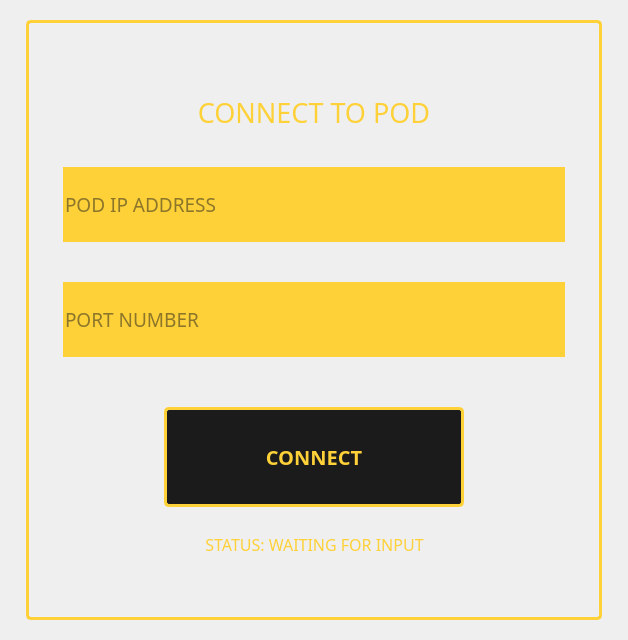
         <widget class="QWidget" name="page3">
          <layout class="QGridLayout" name="gridLayout">
           <item row="0" column="0">
            <widget class="QWidget" name="central_placeholder" native="true">
             <property name="styleSheet">
              <string notr="true"/>
             </property>
             <layout class="QHBoxLayout" name="horizontalLayout">
              <item>
               <widget class="QWidget" name="placeholder1" native="true"/>
              </item>
              <item alignment="Qt::AlignVCenter">
               <widget class="QFrame" name="buttons">
                <property name="minimumSize">
                 <size>
                  <width>0</width>
                  <height>600</height>
                 </size>
                </property>
                <property name="maximumSize">
                 <size>
                  <width>16777215</width>
                  <height>600</height>
                 </size>
                </property>
                <property name="font">
                 <font>
                  <pointsize>16</pointsize>
                 </font>
                </property>
                <property name="styleSheet">
                 <string notr="true">

QFrame#buttons {
   
border : 3px solid #fed138;
border-radius : 5px;
font-size : 16pt;

width: 500px;
    
}

QFrame#buttons QLineEdit{
font-size: 16pt;
}</string>
                </property>
                <property name="frameShape">
                 <enum>QFrame::StyledPanel</enum>
                </property>
                <property name="frameShadow">
                 <enum>QFrame::Raised</enum>
                </property>
                <layout class="QHBoxLayout" name="horizontalLayout_2">
                 <item alignment="Qt::AlignVCenter">
                  <widget class="QWidget" name="connection" native="true">
                   <property name="minimumSize">
                    <size>
                     <width>0</width>
                     <height>500</height>
                    </size>
                   </property>
                   <property name="maximumSize">
                    <size>
                     <width>16777215</width>
                     <height>500</height>
                    </size>
                   </property>
                   <property name="styleSheet">
                    <string notr="true">QLineEdit{

background-color: #fed138;
font-family : &quot;Proxima Nova Rg&quot;;
color : #1b1b1b;
font-size : 14pt;
min-width: 500px;





}</string>
                   </property>
                   <layout class="QGridLayout" name="gridLayout_3" rowstretch="0,0,0,0,0,0,0,0,0">
                    <property name="leftMargin">
                     <number>25</number>
                    </property>
                    <property name="rightMargin">
                     <number>25</number>
                    </property>
                    <property name="verticalSpacing">
                     <number>20</number>
                    </property>
                    <item row="1" column="0" rowspan="2" colspan="3" alignment="Qt::AlignVCenter">
                     <widget class="QLabel" name="title">
                      <property name="sizePolicy">
                       <sizepolicy hsizetype="Preferred" vsizetype="Fixed">
                        <horstretch>0</horstretch>
                        <verstretch>0</verstretch>
                       </sizepolicy>
                      </property>
                      <property name="font">
                       <font>
                        <family>Proxima Nova Alt Rg</family>
                        <pointsize>20</pointsize>
                       </font>
                      </property>
                      <property name="styleSheet">
                       <string notr="true">color : #fed138</string>
                      </property>
                      <property name="text">
                       <string>CONNECT TO POD</string>
                      </property>
                      <property name="alignment">
                       <set>Qt::AlignCenter</set>
                      </property>
                     </widget>
                    </item>
                    <item row="4" column="0">
                     <spacer name="verticalSpacer_2">
                      <property name="orientation">
                       <enum>Qt::Vertical</enum>
                      </property>
                      <property name="sizeType">
                       <enum>QSizePolicy::Fixed</enum>
                      </property>
                      <property name="sizeHint" stdset="0">
                       <size>
                        <width>20</width>
                        <height>20</height>
                       </size>
                      </property>
                     </spacer>
                    </item>
                    <item row="5" column="0" colspan="3" alignment="Qt::AlignHCenter">
                     <widget class="QLineEdit" name="port">
                      <property name="sizePolicy">
                       <sizepolicy hsizetype="Ignored" vsizetype="Fixed">
                        <horstretch>0</horstretch>
                        <verstretch>0</verstretch>
                       </sizepolicy>
                      </property>
                      <property name="minimumSize">
                       <size>
                        <width>502</width>
                        <height>75</height>
                       </size>
                      </property>
                      <property name="maximumSize">
                       <size>
                        <width>16777215</width>
                        <height>16777215</height>
                       </size>
                      </property>
                      <property name="font">
                       <font>
                        <family>Proxima Nova Rg</family>
                        <pointsize>14</pointsize>
                       </font>
                      </property>
                      <property name="styleSheet">
                       <string notr="true"/>
                      </property>
                      <property name="inputMask">
                       <string/>
                      </property>
                      <property name="text">
                       <string/>
                      </property>
                      <property name="frame">
                       <bool>false</bool>
                      </property>
                      <property name="placeholderText">
                       <string>PORT NUMBER</string>
                      </property>
                     </widget>
                    </item>
                    <item row="7" column="0" colspan="3" alignment="Qt::AlignHCenter|Qt::AlignBottom">
                     <widget class="QPushButton" name="connect_button">
                      <property name="minimumSize">
                       <size>
                        <width>300</width>
                        <height>100</height>
                       </size>
                      </property>
                      <property name="maximumSize">
                       <size>
                        <width>300</width>
                        <height>100</height>
                       </size>
                      </property>
                      <property name="font">
                       <font>
                        <family>Proxima Nova Rg</family>
                        <pointsize>15</pointsize>
                        <weight>75</weight>
                        <italic>false</italic>
                        <bold>true</bold>
                       </font>
                      </property>
                      <property name="styleSheet">
                       <string notr="true">QPushButton#connect_button {
    color : #fed138;

background-color : #1b1b1b;

border : 3px solid #fed138;

border-radius : 5px;

font : 	bold 
 }

QPushButton#connect_button:hover {


background-color : #202020;

 }

QPushButton#connect_button:pressed {

background-color : #151515;

 }


</string>
                      </property>
                      <property name="text">
                       <string>CONNECT</string>
                      </property>
                     </widget>
                    </item>
                    <item row="3" column="0" colspan="3" alignment="Qt::AlignHCenter">
                     <widget class="QLineEdit" name="ip_adress">
                      <property name="sizePolicy">
                       <sizepolicy hsizetype="Ignored" vsizetype="Fixed">
                        <horstretch>0</horstretch>
                        <verstretch>0</verstretch>
                       </sizepolicy>
                      </property>
                      <property name="minimumSize">
                       <size>
                        <width>502</width>
                        <height>75</height>
                       </size>
                      </property>
                      <property name="maximumSize">
                       <size>
                        <width>16777215</width>
                        <height>16777215</height>
                       </size>
                      </property>
                      <property name="font">
                       <font>
                        <family>Proxima Nova Rg</family>
                        <pointsize>14</pointsize>
                        <weight>50</weight>
                        <italic>false</italic>
                        <bold>false</bold>
                       </font>
                      </property>
                      <property name="styleSheet">
                       <string notr="true"/>
                      </property>
                      <property name="text">
                       <string/>
                      </property>
                      <property name="frame">
                       <bool>false</bool>
                      </property>
                      <property name="placeholderText">
                       <string>POD IP ADDRESS</string>
                      </property>
                     </widget>
                    </item>
                    <item row="6" column="0">
                     <spacer name="verticalSpacer">
                      <property name="orientation">
                       <enum>Qt::Vertical</enum>
                      </property>
                      <property name="sizeType">
                       <enum>QSizePolicy::Fixed</enum>
                      </property>
                      <property name="sizeHint" stdset="0">
                       <size>
                        <width>20</width>
                        <height>30</height>
                       </size>
                      </property>
                     </spacer>
                    </item>
                    <item row="8" column="1">
                     <widget class="QLabel" name="connection_status">
                      <property name="font">
                       <font>
                        <family>Proxima Nova Rg</family>
                        <pointsize>12</pointsize>
                       </font>
                      </property>
                      <property name="styleSheet">
                       <string notr="true">QLabel#connection_status{
color : #fed138;
font-family : &quot;Proxima Nova Rg&quot;;
font-size : 12pt;


}</string>
                      </property>
                      <property name="text">
                       <string>STATUS: WAITING FOR INPUT</string>
                      </property>
                      <property name="alignment">
                       <set>Qt::AlignCenter</set>
                      </property>
                     </widget>
                    </item>
                   </layout>
                  </widget>
                 </item>
                </layout>
               </widget>
              </item>
              <item>
               <widget class="QWidget" name="placeholder2" native="true">
                <property name="font">
                 <font>
                  <family>Proxima Nova Rg</family>
                 </font>
                </property>
               </widget>
              </item>
             </layout>
            </widget>
           </item>
          </layout>
         </widget>
